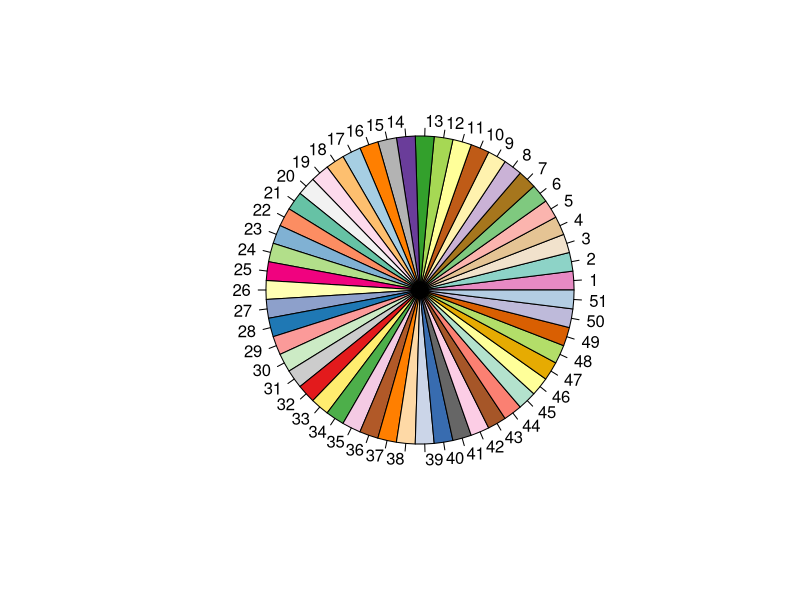

Here is the R script that generated this plot:
library(RColorBrewer)

n <- 51
qual_col_pals = brewer.pal.info[brewer.pal.info$category == 'qual',]
col_vector = unlist(mapply(brewer.pal, qual_col_pals$maxcolors, rownames(qual_col_pals)))
col_code=sample(col_vector, n)
pie(rep(1,n), col=col_code)
print(col_code)